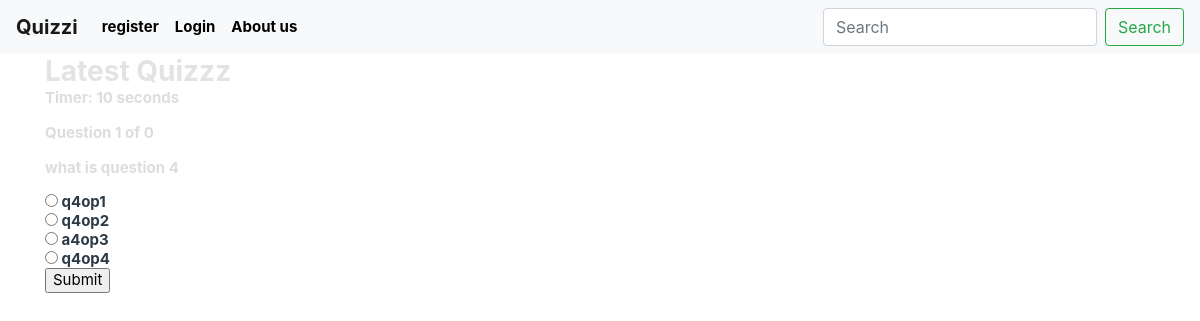
Screenshot of /quiz/start_quiz/4 with the database file from the repository.
### quiz/models.py (models this page shows, shortened)
class Quiz(db.Model):
    id = db.Column(db.Integer, primary_key=True)
    class_id = db.Column(db.Integer, db.ForeignKey('class.id'))
    quiz_code = db.Column(db.String(5), nullable=False)
    title = db.Column(db.String(100), nullable=False)
    timer = db.Column(db.Integer)  # Default timer in seconds
    questions = db.relationship('Question', backref='quiz', lazy=True)
    options = db.relationship('Option',backref='quiz', lazy=True)

class Question(db.Model):
    id = db.Column(db.Integer, primary_key=True)
    quiz_id = db.Column(db.Integer, db.ForeignKey('quiz.id'), nullable=False)
    text = db.Column(db.String(500), nullable=False)
    options = db.relationship('Option', backref='question', lazy=True)

class Option(db.Model):
    id = db.Column(db.Integer, primary_key=True)
    question_id = db.Column(db.Integer, db.ForeignKey('question.id'), nullable=False)
    quiz_id = db.Column(db.Integer, db.ForeignKey('quiz.id'), nullable=False)
    option1 = db.Column(db.String(200), nullable=False)
    option2 = db.Column(db.String(200), nullable=False)
    option3 = db.Column(db.String(200), nullable=False)
    option4 = db.Column(db.String(200), nullable=False)

### quiz/routes.py (the view)
@app.route('/quiz/start_quiz/<int:quiz_id>')
def start_quiz(quiz_id):
    quiz = Quiz.query.get(quiz_id)
    if quiz is None:
        return "Invalid quiz code"
    questions = quiz.questions
    random.shuffle(questions)
    if 'current_question' not in session:
        session['current_question'] = 0
    if 'score' not in session:
        session['score'] = 0
    if request.method == 'POST':
        answer = request.form.get('answer')
        correct_answer = questions[session['current_question']].options[0].option1 # Assuming option1 is always correct
        if answer == correct_answer:
            session['score'] += 1
        session['current_question'] += 1
    if session['current_question'] < len(questions):
        question = questions[session['current_question']]
        options = question.options[0]
        return render_template('question_template.html', quiz=quiz, question=question, options=options)
    else:
        session.pop('current_question')
        session.pop('score')
        return "Quiz is over. Thank you for participating."

### quiz/templates/question_template.html (shortened to what this page needs)
{% extends "layout.html"%}
{% block content %}
<!DOCTYPE html>
<html>
<head>
</head>
<body>
  <h1>{{ quiz.title }}</h1>
  <p>Timer: {{ quiz.timer }} seconds</p>
  <p>Question {{ session['current_question'] + 1 }} of {{ quiz.question|length }}</p>
  <p>{{ question.text }}</p>
  <form method="POST">
    <input type="radio" name="answer" value="{{ options.option1 }}" required> {{ options.option1 }}<br>
    <input type="radio" name="answer" value="{{ options.option2 }}"> {{ options.option2 }}<br>
    <input type="radio" name="answer" value="{{ options.option3 }}"> {{ options.option3 }}<br>
    <input type="radio" name="answer" value="{{ options.option4 }}"> {{ options.option4 }}<br>
    <input type="submit" value="Submit">
  </form>
</body>
</html>
{% endblock content %}

### quiz/static/style.css (style rules this page uses)
body { background-image: url("bgr.png"); background-attachment: fixed; color: #333333; margin-top: 0rem; }
h1, h2, h3, h4, h5, h6 { color: #e3e3e3; line-height: 1.25; font-size: 28px; font-weight: bold; margin: 0; }
p { color: #dddddd; }

### quiz/templates/layout.html (style rules this page uses)
body { color: #2b3a47; line-height: 1.25; font-size: 15px; font-weight: bold; margin: 0; }

### rows the page displays
Quiz: title "Latest Quizzz", timer "10"
Question: text "what is question 4"
Option: option1 "q4op1", option2 "q4op2", option3 "a4op3", option4 "q4op4"

### other values shown
{{ session['current_question'] + 1 }} "1"
{{ quiz.question|length }} "0"
